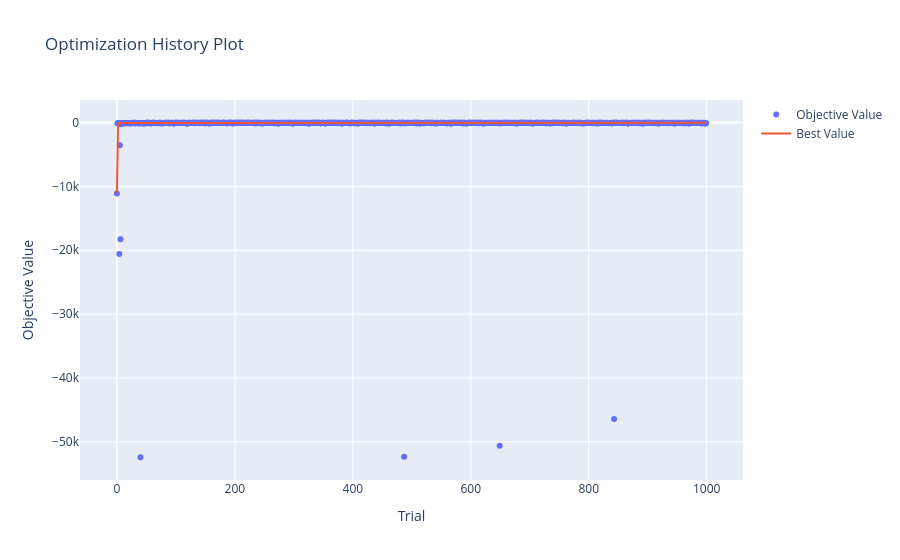

Here is the notebook cell this chart was saved with:
### Code cell
plot_optimization_history(study).show()

### Figure 1 — Plotly figure (JSON) as saved in the notebook; plotly's stock layout.template omitted (floating-point values rounded to 4 significant figures; data arrays with more than 128 entries replaced by an {"elided": "..."} marker saying what was removed)
{"data": [{"mode": "markers", "name": "Objective Value", "type": "scatter", "x": {"elided": "1000 int values"}, "y": {"elided": "1000 float values"}}, {"mode": "lines", "name": "Best Value", "type": "scatter", "x": {"elided": "1000 int values"}, "y": {"elided": "1000 float values"}}, {"marker": {"color": "#cccccc"}, "mode": "markers", "name": "Infeasible Trial", "showlegend": false, "type": "scatter", "x": [], "y": []}], "layout": {"title": {"text": "Optimization History Plot"}, "xaxis": {"title": {"text": "Trial"}}, "yaxis": {"title": {"text": "Objective Value"}}}}
